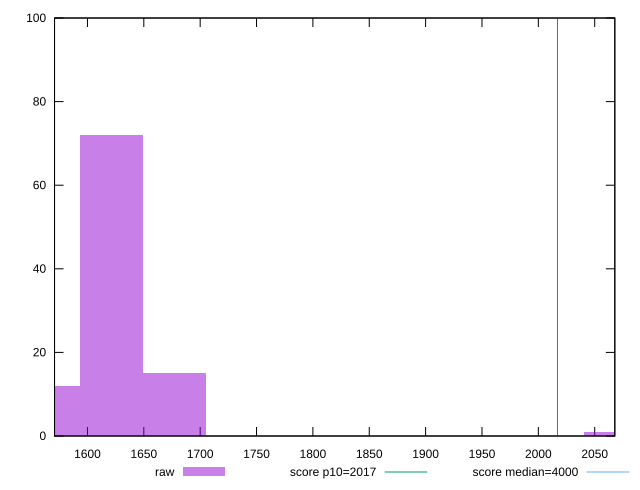

Source code (gnuplot):
reset

$raw <<EOF
2068.263167401323 1
1676.9701357308024 15
1621.0711312064423 72
1565.1721266820823 12
EOF

set key outside below
set boxwidth 55.89900452436008
set xrange [1570.7960000000007:2067.8520000000026]
set yrange [0:100]
set trange [0:100]
set style fill transparent solid 0.5 noborder

set parametric
set terminal svg size 640, 490 enhanced background rgb 'white'
set output "report_00018_2021-02-10T15-25-16.877Z/mainthread-work-breakdown/samples/pages+cached/raw/histogram.svg"

plot $raw title "raw" with boxes, \
     2017,t title "score p10=2017", \
     4000,t title "score median=4000"

reset
